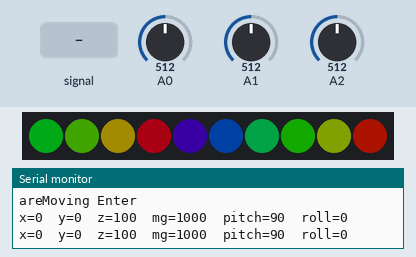
This sketch was run on a simulated Arduino Uno, built with avr-gcc and run on an emulated ATmega328P. Parts: 10 RGB LEDs in strip order, left to right, the last lines printed to the serial monitor. The inputs (shaded band) are chosen by the test bench; at power-on: A0 = 512, A2 = 512, A1 = 512. Dim RGB values are drawn brighter than linear; colours are those a GRB WS2812 strip shows for the declared byte order; random numbers use the default seed unless the sketch sets one.

Above: at 1.2 s.
1.3 s: A0 fed a 2 Hz sine of ±306 counts around its level
At 1.66 s:
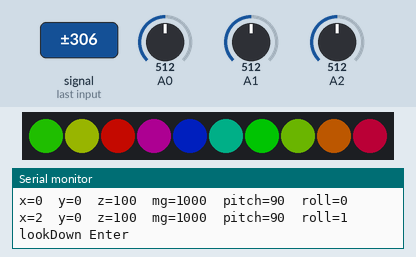
3.9 s: A0 set to 716
At 5.2 s:
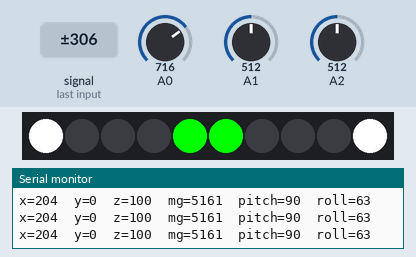
5.8 s: A2 set to 645
7.3 s: A2 set to 664
At 7.47 s:
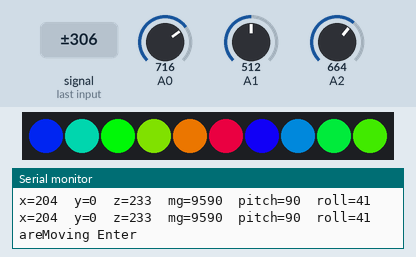
10.3 s: A0 set to 900
At 10.49 s:
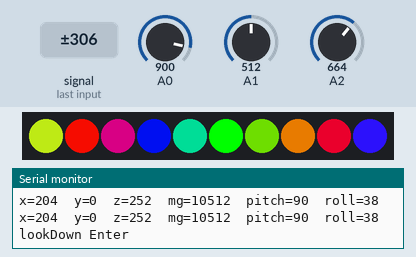
12.2 s: A2 set to 900
At 12.36 s:
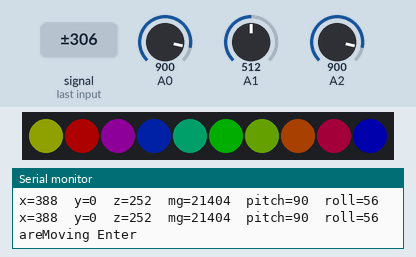
Timing chart, 0 to 15.2 s (numbered marks = the images above; inputs shaded):
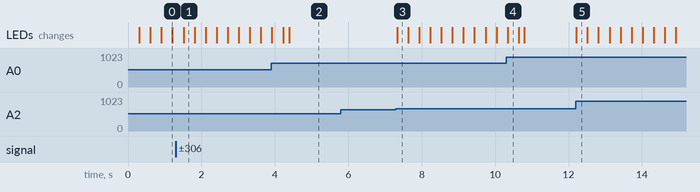

The sketch:

Accel_test.ino
```cpp
#include <Streaming.h>
#include <FiniteStateMachine.h>
#include <Metro.h>
#include "FastLED.h"

#include "Accelerometer.h"

FASTLED_USING_NAMESPACE

Accelerometer accel = Accelerometer(0, 1, 2); // x=A0, y=A1, z=A2

State atRest = State(atRestEnter, atRestUpdate, NULL);
State lookDown = State(lookDownEnter, lookDownUpdate, NULL);
State areMoving = State(areMovingEnter, areMovingUpdate, NULL);

FSM fsm = FSM(atRest); //initialize state machine, start in state: atRest

#define DATA_PIN    4

#define LED_TYPE    WS2812
#define COLOR_ORDER RGB
#define NUM_LEDS    10
CRGB leds[NUM_LEDS];

#define FRAMES_PER_SECOND  30

#define N_UPDATES 5

int resting[3]; // resting state

void setup()
{
  // initialize the serial communications:
  Serial.begin(115200);

  // tell FastLED about the LED strip configuration
  FastLED.addLeds<LED_TYPE,DATA_PIN,COLOR_ORDER>(leds, NUM_LEDS).setCorrection(TypicalLEDStrip);

  for(int i=0; i<N_UPDATES; i++) accel.update();
  accel.calibrate();
  for(int i=0; i<N_UPDATES; i++) accel.update();
  resting[0] = accel.accel(0);
  resting[1] = accel.accel(1);
  resting[2] = accel.accel(2);
}


void loop()
{
  // get accelerometer data
  for(int i=0; i<N_UPDATES; i++) accel.update();
//  int pitch = accel.pitch();
//  int roll = accel.roll();
//  int milligee = accel.milligee();

  // dump on an interval
  static Metro printEvery(500);
  if( printEvery.check() ) {
    accel.dump();

  }

  // if the hat is roughly level for five seconds, do idle
  static Metro timeToIdle(500UL);
  static byte idleCount = 0;
  if( timeToIdle.check() ) {
    if( isAround(accel.accel(0), 0) && isAround(accel.accel(1), 0) && isAround(accel.accel(2), 100) ) idleCount ++;
    else idleCount = 0;
  }

  // gestures:
  // look down: get a headlamp
  if( accel.roll() >= 40 ) fsm.transitionTo(lookDown);
  // don't move: get an idle display
  else if( idleCount>=10 ) fsm.transitionTo(atRest);
  // otherwise, we're moving around
  else fsm.transitionTo(areMoving);

  fsm.update();

  static Metro ledUpdate(1000UL/FRAMES_PER_SECOND);
  if( ledUpdate.check() ) FastLED.show();
}

void atRestEnter() {
  Serial << F("atRest Enter") << endl;
  // set master brightness control
  FastLED.setBrightness(64);
}
void atRestUpdate() {
  // a colored dot sweeping back and forth, with fading trails
  static byte gHue = 0;

  fadeToBlackBy( leds, NUM_LEDS, 20);
  int pos = beatsin16(20, 0, NUM_LEDS);
  leds[pos] += CHSV( gHue, 255, 255);
  if( pos==0 ) gHue=random8();

}

void lookDownEnter() {
  Serial << F("lookDown Enter") << endl;
    // set master brightness control
  FastLED.setBrightness(255);
}
void lookDownUpdate() {
 // fade down the sides
 fadeToBlackBy( leds, NUM_LEDS, 1 );
 // fade up the front
 leds[0] += CRGB(2,2,2);
 leds[NUM_LEDS-1] += CRGB(2,2,2);
 // brake lights in the back
 leds[4] += CRGB(2,0,0);
 leds[5] += CRGB(2,0,0);
}

void areMovingEnter() {
  Serial << F("areMoving Enter") << endl;
    // set master brightness control
//  FastLED.setBrightness(255);
}
void areMovingUpdate() {
/*
  static byte gHue = random8(0,255);
  // a colored dot sweeping back and forth, with fading trails
  fadeToBlackBy( leds, NUM_LEDS, 20);
  int pos = beatsin16(13,0,NUM_LEDS);
  leds[pos] += CHSV( gHue, 255, 192);
*/
/*
  // eight colored dots, weaving in and out of sync with each other
  fadeToBlackBy( leds, NUM_LEDS, 20);
  byte dothue = 0;
  for( int i = 0; i < 8; i++) {
    leds[beatsin16(i+7,0,NUM_LEDS)] |= CHSV(dothue, 200, 255);
    dothue += 32;
  }
*/
/*
  // colored stripes pulsing at a defined Beats-Per-Minute (BPM)
  uint8_t BeatsPerMinute = 62;
  CRGBPalette16 palette = PartyColors_p;
  uint8_t beat = beatsin8( BeatsPerMinute, 64, 255);
  for( int i = 0; i < NUM_LEDS; i++) { //9948
    leds[i] = ColorFromPalette(palette, gHue+(i*2), beat-gHue+(i*10));
  }
*/

  static byte gHue = random8(0,255);
  // FastLED's built-in rainbow generator
  fill_rainbow( leds, NUM_LEDS, gHue++, 360/(NUM_LEDS-1));

  static byte mb = 128;

  byte ac = abs(accel.milligee()-1000);
  if( ac >= 75 && mb < 255 ) mb++;
  if( ac < 75 && mb > 50) mb--;

  FastLED.setBrightness(mb);

}

boolean isAround(int c, int y) {
  return( c >= y-3 && c <= y+3 );
}
```

Accelerometer.h
```cpp
#ifndef Accelerometer_h
#define Accelerometer_h

#include <Arduino.h>

/* Accelerometer:
 * Receive input from a 3-axis device, and perform some useful calculations.
 *
 * Specify the three axis pins, and the VCC and GND pins, using analog pin
 * numbers.  These are usually adjacent on the common breakout boards.
 *
 * Call the accelerometer's update() method occasionally to update the
 * current values from the hardware.
 *
 * Get the axis acceleration features with the axis() method, or other useful
 * calculations such as milligee(), pitch() and roll().
 *
 * Note that some functions like pitch() and roll() use floating point math,
 * and can therefore really increase the size of the program on the chip.
 * You can save about 2000 bytes if you don't need any floating point math.
 */
#define ANALOG0 14

class Accelerometer
{
  int p[3]; // which analog pins
  int a[3]; // acceleration, zero-based
  int b[3]; // acceleration bias/calibration information
  int g, t, r; // cached copies of calculations
  int scale; // scaling factor between ADC and gravity

public:
  Accelerometer(int pinX, int pinY, int pinZ)
  {
    pinMode((p[0] = pinX)+ ANALOG0, INPUT);
    pinMode((p[1] = pinY)+ ANALOG0, INPUT);
    pinMode((p[2] = pinZ)+ ANALOG0, INPUT);
    for (int i = 0; i < 3; i++)
      b[i] = 512;
    g = t = r = 0;
    scale = 100;
  }

  void update()
  {
    for (int i = 0; i < 3; i++)
      a[i] = analogRead(p[i]) - b[i];
    g = t = r = 0;
  }

  void dump()
  {
    Serial.print(  "x=");
    Serial.print(a[0]);
    Serial.print("\ty=");
    Serial.print(a[1]);
    Serial.print("\tz=");
    Serial.print(a[2]);
    Serial.print("\tmg=");
    Serial.print(milligee());
    Serial.print("\tpitch=");
    Serial.print(pitch());
    Serial.print("\troll=");
    Serial.print(roll());
    Serial.println();
  }

  void calibrate()
  {
    for (int i = 0; i < 3; i++)
      b[i] = analogRead(p[i]);
    b[2] -= scale;
    update();
  }

  int milligee()
  {
    if (g != 0) return g;
    long squared = 0.0;
    for (int i = 0; i < 3; i++)
      squared += (long)a[i] * (long)a[i];
    g = squared * 1000 / (scale*scale);
    return g;
  }

  int accel(int axis)
  {
    if (axis < 0 || axis > 3) return 0;
    return a[axis];
  }

  int roll()
  {
    if (r != 0) return r;
    r = (int)(atan2(a[0], a[2]) * 180. / M_PI);
    return r;
  }

  int pitch()
  {
    if (t != 0) return t;
    t = (int)(acos(a[1] / (float)scale) * 180. / M_PI);
    return t;
  }

  void loop()
  {
    update();
  }
};


#endif
```

Measured:
- the behaviour switches between 655 and 656 on A2 (found by bisection; images 2 and 3)
- after the input at 7.3 s, the LEDs: change at once (image 3)
- after the input at 12.2 s, the LEDs: change at once (image 5)
